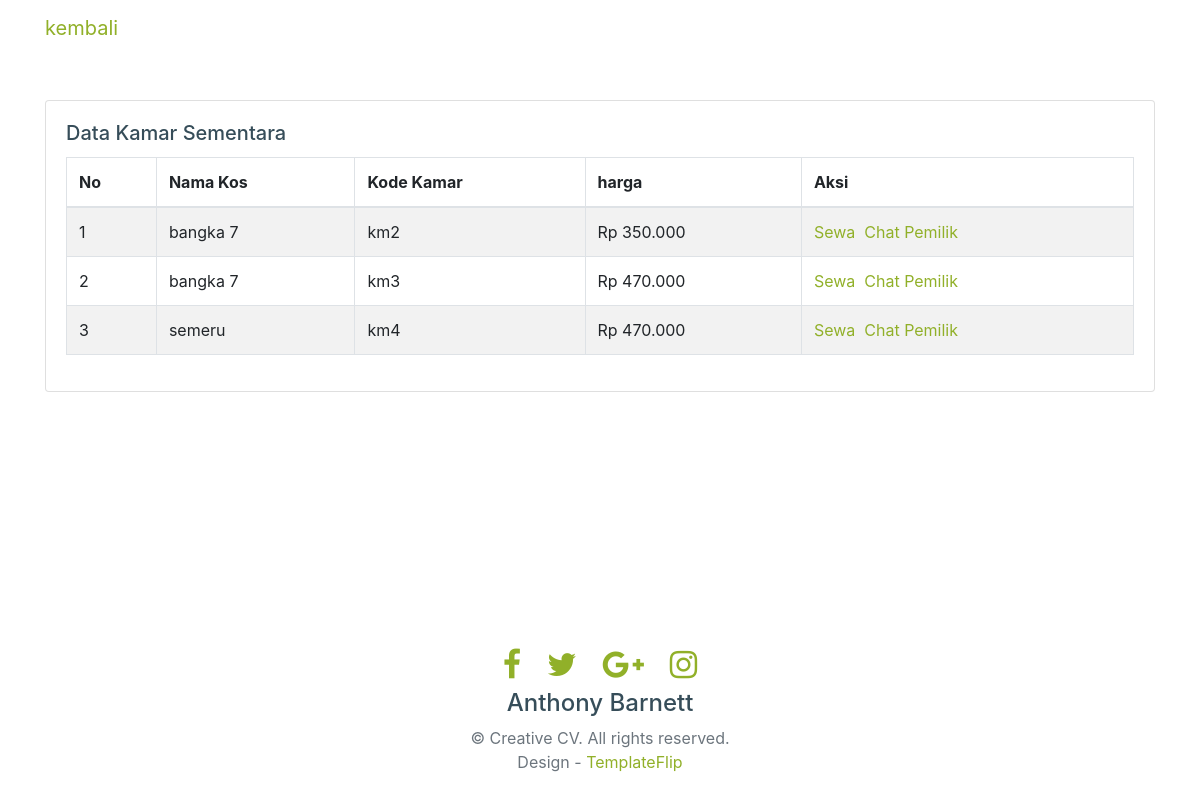
The app's page /penyewa/datakamar.php with its own data.
### tables this page shows
CREATE TABLE `tbkamar` (
  `kdkamar` varchar(5) NOT NULL,
  `lemari` int(2) DEFAULT NULL,
  `kasur` int(2) DEFAULT NULL,
  `mejabelajar` int(2) DEFAULT NULL,
  `kursi` int(2) DEFAULT NULL,
  `harga` varchar(10) DEFAULT NULL,
  `luaskamar` varchar(10) NOT NULL,
  `cermin` int(2) DEFAULT NULL,
  `kdkos` varchar(5) NOT NULL,
  `fotokamar` varchar(191) NOT NULL,
  `fotokamar1` varchar(191) NOT NULL,
  `status` int(1) NOT NULL DEFAULT '1' COMMENT '1 = kosong 0 = disewa 2 = di pesan	'
);

CREATE TABLE `tbkos` (
  `kdkos` varchar(5) NOT NULL,
  `namakos` varchar(20) NOT NULL,
  `alamat` varchar(30) NOT NULL,
  `jemuran` int(2) DEFAULT NULL,
  `jeniskos` varchar(2) NOT NULL,
  `kamarmandi` int(2) DEFAULT NULL,
  `Parkiran` int(2) DEFAULT NULL,
  `kampus` varchar(5) DEFAULT NULL,
  `dapur` int(2) DEFAULT NULL,
  `televisi` int(2) DEFAULT NULL,
  `wifi` int(2) DEFAULT NULL,
  `warungmakan` int(2) DEFAULT NULL,
  `masjid` int(2) DEFAULT NULL,
  `atm` int(2) DEFAULT NULL,
  `minimarket` int(2) DEFAULT NULL,
  `kdpemilik` varchar(5) NOT NULL,
  `fotokos` varchar(191) NOT NULL,
  `fotokos1` varchar(191) NOT NULL
);

### penyewa/datakamar.php (the view, shortened to what this page needs)
<?php
include 'inc/header.php';
$ceksewa = mysqli_query($koneksi, "SELECT a.*, c.kdkos, c.namakos, c.kdpemilik from  tbkamar a
left join tbkos c on a.kdkos=c.kdkos where a.status='1'");
?>
<div class="container">
  <div class="card-group" style="margin-top: 100px; margin-bottom: 50px;">
    <div class="card" style="background-color: #fff; ">
      <div style="text-align:left;" class="card-body">
        <h5 class="card-title">Data Kamar Sementara</h5>
        <div class="table-responsive m-t-10">
          <table id="myTable" class="table table-bordered table-striped">
            <thead>
              <tr>
                <th>No</th>
                <th>Nama Kos</th>
                <th>Kode Kamar</th>
                <th>harga</th>
                <th>Aksi</th>
              </tr>
            </thead>
            <tbody>
              <?php
              $no = 1;
              while ($p = mysqli_fetch_assoc($ceksewa)) {
                ?>
                <tr>
                  <td><?= $no; ?></td>
                  <td><?= $p['namakos']; ?></td>
                  <td><?= $p['kdkamar']; ?></td>
                  <td><?= "Rp " . number_format($p['harga'], 0, ',', '.'); ?></td>
                  <td>
                    <a href="formsewa.php?id=<?= $p['kdkamar']; ?>">Sewa</a>&nbsp;
                    <a href="pesan.php?kodekos=<?= $p['kdkos']; ?>">Chat Pemilik</a>&nbsp;
                  </td>
                </tr>
              <?php
                $no++;
              } ?>
            </tbody>
          </table>
        </div>
      </div>
    </div>
  </div>
</div>
<?php
include "inc/footer.php";
?>

### mobal/css/style.css (style rules this page uses)
html { overflow-x: hidden; }
body { line-height: 1.7; color: #364d59 !important; font-weight: 300; font-size: 1rem; }
a { -webkit-transition: .3s all ease; -o-transition: .3s all ease; transition: .3s all ease; text-decoration: none; }
h1, h2, h3, h4, h5, .h1, .h2, .h3, .h4, .h5 { font-weight: 300; color: #364d59; }

### penyewa/inc/header.php (style rules this page uses)
body { background-image: url("../images/penyewa.png"); background-size: cover; }

### records on screen
tbkamar: tbkos.namakos "bangka 7", kdkamar "km2", harga "350.000"
tbkamar: tbkos.namakos "bangka 7", kdkamar "km3", harga "470.000"
tbkamar: tbkos.namakos "semeru", kdkamar "km4", harga "470.000"
